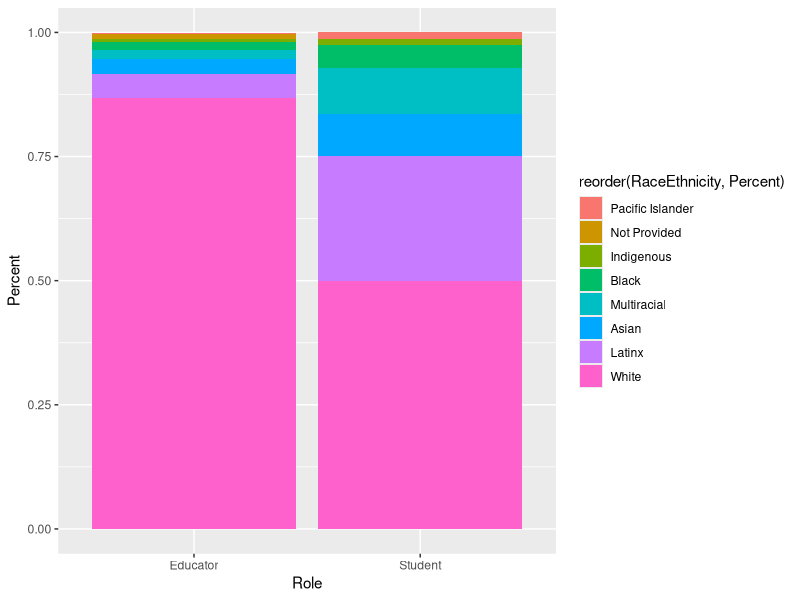
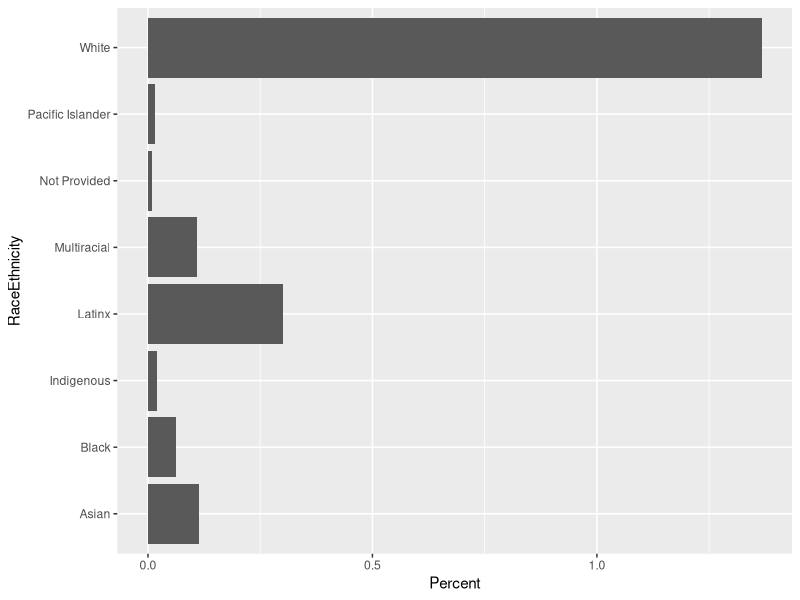
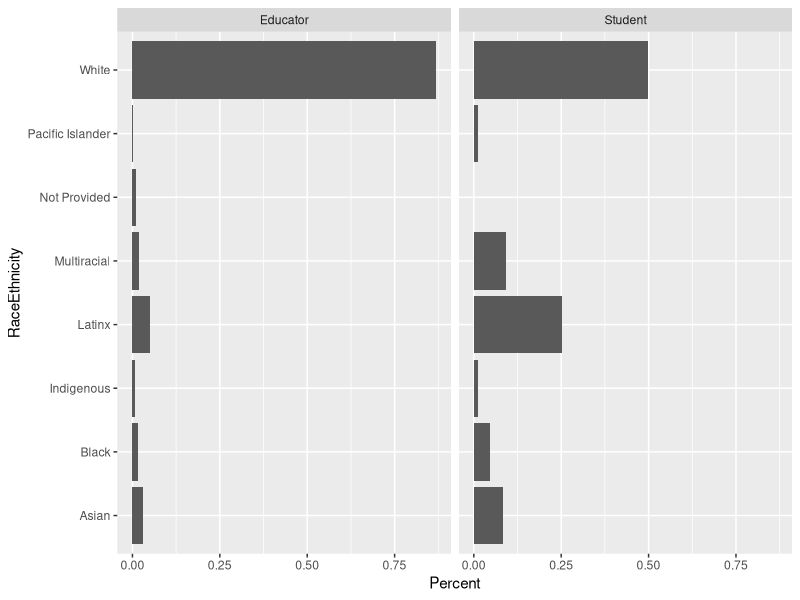
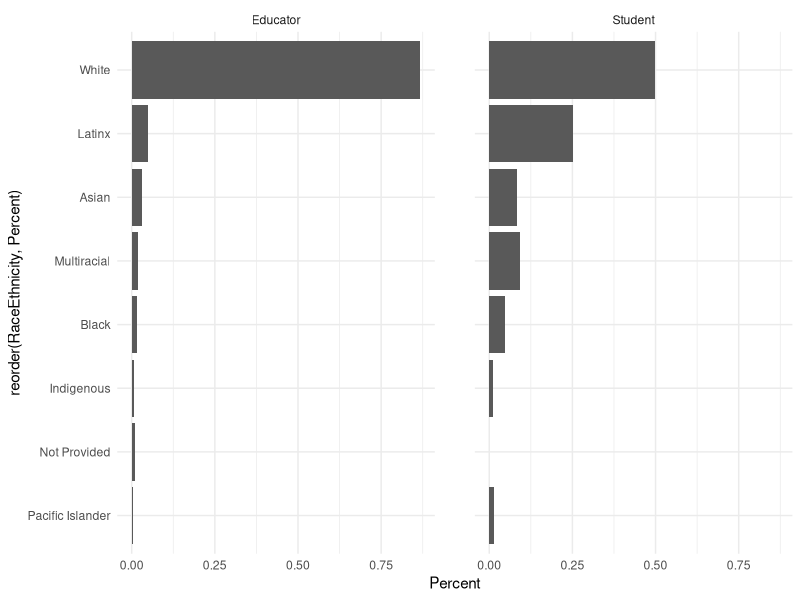
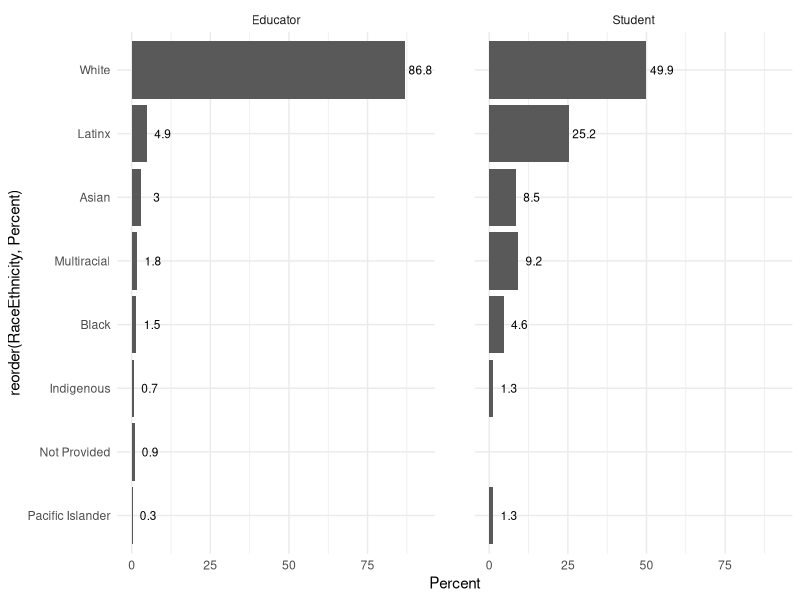
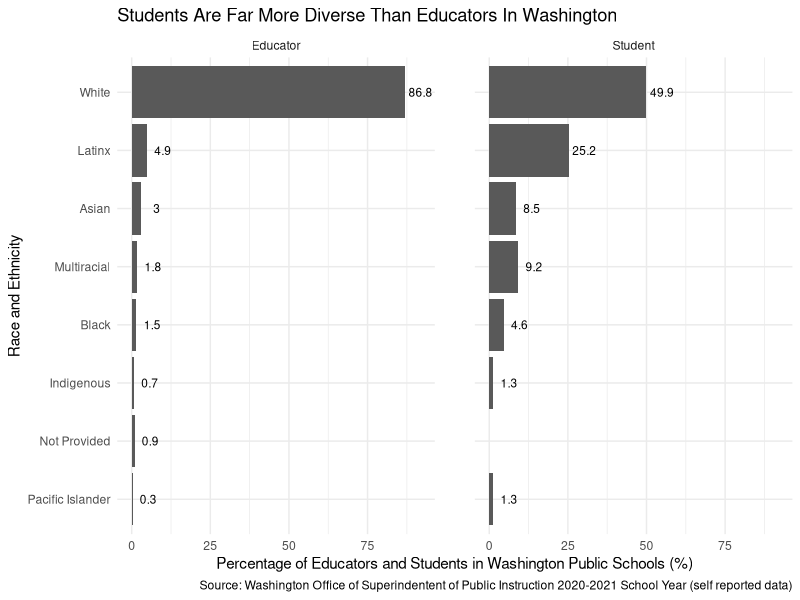
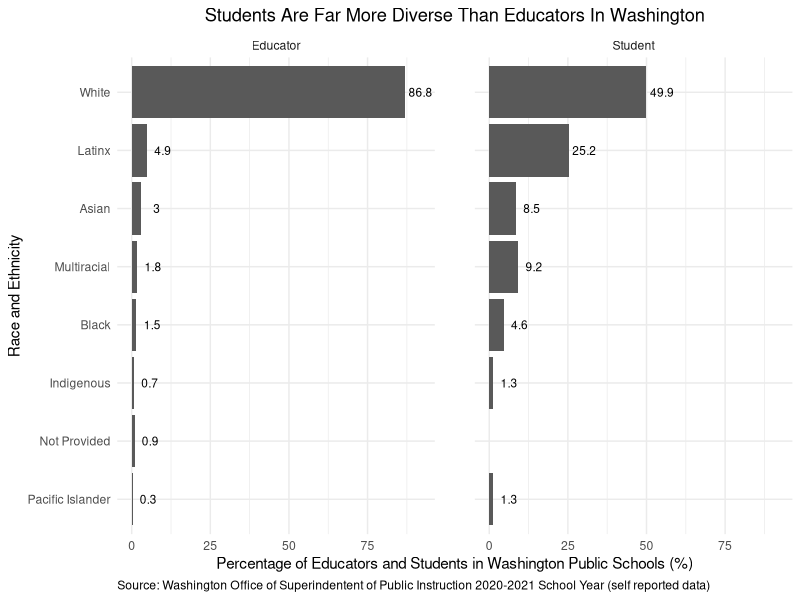

Generate these figures, in order, with R:
## ---- chunk 1
#load libraries
library(tidyverse)
library(scales)
library(grid)
## ---- chunk 2
#load data from local and create tabular data frame 
df_educators <- read_csv("Data/TeacherDemographics_Summary.csv")
df_students <- read_csv("Data/Student_Enrollment_Summary_Dashboard.csv")
## ---- chunk 3
#Checking column names 
names(df_educators)
names(df_students)
## ---- chunk 4
#Checking data types 
str(df_educators,width = 70,strict.width='cut')
str(df_students,width = 70,strict.width='cut')
## ---- chunk 5
#Looking at rows and seeing the shape of the data
head(df_educators,20)
head(df_students,20)
## ---- chunk 6
#Filtering out gender rows 
dfrace_educators <- df_educators[df_educators$`Demographic Category Type`=="RaceEthnicity",]

dfrace_students <- df_students [df_students$`Student Group Type`=="federalethracerollupcode",]

#Convert pct columns into numeric
dfrace_educators$Percent <- as.numeric(gsub("%","",dfrace_educators$`Max. Teacher Percent`))/100

CountAllStudents <- sum(dfrace_students$`Number Of Students`)
dfrace_students$Percent <- dfrace_students$`Number Of Students`/CountAllStudents

#Merging data frames 
dfrace_educators$Role <-'Educator'
dfrace_students$Role <-'Student'

dfrace_educators <-dfrace_educators %>%
  rename(
    RaceEthnicity =`Demographic Category`,
    Count =`Max. Teacher Count`
  )

dfrace_students <-dfrace_students %>%
  rename(
    RaceEthnicity =`Student Group`,
    Count =`Number Of Students`
  )

dfrace_educators <-dfrace_educators %>%
  select(RaceEthnicity, Count, Role, Percent)

dfrace_students <-dfrace_students %>%
  select(RaceEthnicity, Count, Role, Percent)

dfrace <- union_all(dfrace_educators, dfrace_students)

#Rename variable names
renamevar <- function(varname){
  case_when(varname=='Native Hawaiian/Other Pacific Islander' ~ 'Pacific Islander',
            varname=='Native Hawaiian/ Other Pacific Islander' ~ 'Pacific Islander',
            varname=='American Indian/Alaskan Native' ~ 'Indigenous',
            varname=='American Indian/ Alaskan Native' ~ 'Indigenous',
            varname=='Black/African American' ~'Black',
            varname=='Black/ African American' ~'Black',
            varname=='Two or More Races' ~ 'Multiracial',
            varname=='Hispanic/Latino of any race(s)' ~ 'Latinx',
            varname=='Hispanic/ Latino of any race(s)' ~ 'Latinx',
            TRUE ~ varname)
}

dfrace$RaceEthnicity <- sapply(dfrace$RaceEthnicity, FUN = renamevar)
## ---- chunk 7
#Creating stacked bar plot
base1=ggplot(data=dfrace,
             aes(x=Role,
                 y=Percent,
                 fill=reorder(RaceEthnicity,Percent))) #reorder stacks

barStacked = base1 + geom_bar(stat= "identity",
                              position = 'stack')

barStacked
## ---- chunk 8
#Creating base with only X and Y
baseBar = ggplot(dfrace, aes(x=Percent, y=RaceEthnicity))

barPlot = baseBar + geom_bar(stat = "identity")

barPlot
## ---- chunk 9
#Facet by RaceEthnicity
barFacet = barPlot + facet_grid(~Role)

barFacet
## ---- chunk 10
#Reorder bars and add colors
baseRO = ggplot(dfrace, 
                aes(x=Percent, y=reorder(RaceEthnicity, Percent), 
                    )) + 
  theme_minimal() + theme(panel.spacing = unit(2, "lines")) #separate plots

barROp = baseRO + geom_bar(stat = "identity")

barROpFacet = barROp + facet_grid(~Role)

barROpFacet
## ---- chunk 11
#Annotating bars
AnnbarROpFacet = barROpFacet + geom_text(size=3,
                                         aes(label=100*round(Percent,3)), 
                                         nudge_x=0.05) + scale_x_continuous(labels=percent_format(accuracy=1,suffix=""))

AnnbarROpFacet 
## ---- chunk 12
#Add title, labels, & source
titleText = 'Students Are Far More Diverse Than Educators In Washington'
sourceText = 'Source: Washington Office of Superindentent of Public Instruction 2020-2021 School Year (self reported data)'

AnnbarROpFacetLabel = AnnbarROpFacet + labs(title = titleText,
                                         x='Percentage of Educators and Students in Washington Public Schools (%)',
                                         y='Race and Ethnicity',
                                         caption = sourceText)
AnnbarROpFacetLabel
## ---- chunk 13
#Center title & captions
AnnbarROpFacetLabelCent = AnnbarROpFacetLabel + theme(plot.caption = element_text(hjust = 0), 
                      plot.title = element_text(hjust = 0.5))
AnnbarROpFacetLabelCent
